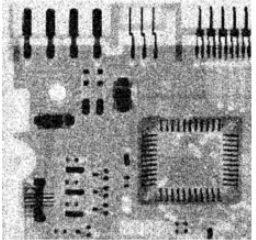
%> input picture homework2/图片/test.png, 256 x 240 px
$ octave --eval "Geometricmeanfilter;"   (GNU Octave 9; MATLAB toolbox functions it lacks are replaced by stand-ins)
%> lines starting %> are read from the running program, lines starting %| are printed output that depends on the picture
function [] = Geometricmeanfilter()
close all
clear all

f=imread('test.png');
%> f is the input picture: size 240x256x3 uint8; min 0, max 255, mean 152.9

[w,~]=size(f);
%> w = 240
image= f(:,:);
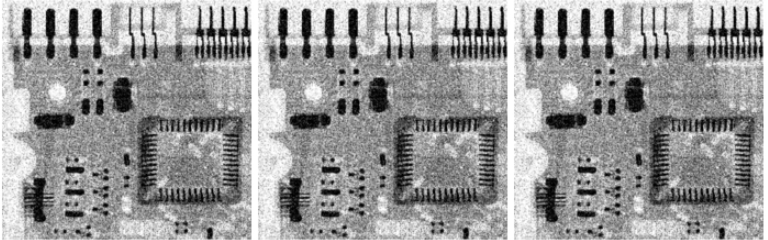
%> image: size 240x768 uint8; min 0, max 255, mean 152.9; mean of the top-left, top-right, bottom-left and bottom-right quarters 159.4, 159.2, 149.6, 143.4
fsize1=3;
fsize2=5;
fsize3=9;

fssize1=(fsize1-1)/2;
fssize2=(fsize2-1)/2;
fssize3=(fsize3-1)/2;

figure();
subplot(1,2,1);
imshow(image);
xlabel('原图像');

resultImage = image;

for x=1+fssize1:1:w-fssize1
    for y=1+fssize1:1:w-fssize1
        is=f(x-fssize1:1:x+fssize1,y-fssize1:1:y+fssize1);
        resultImage(x,y)=prod(prod(is(:)))^(1/numel(is));
    end
end


subplot(1,2,2);
imshow(resultImage);
xlabel('3*3几何均值');

resultImage= f(:,:);
figure();
subplot(1,2,1);
imshow(f);
xlabel('原图像');

for x=1+fssize2:1:w-fssize2
    for y=1+fssize2:1:w-fssize2
        %遍历每个点的四周
        is=f(x-fssize2:1:x+fssize2,y-fssize2:1:y+fssize2);
        resultImage(x,y)=prod(prod(is(:)))^(1/numel(is));
    end
end
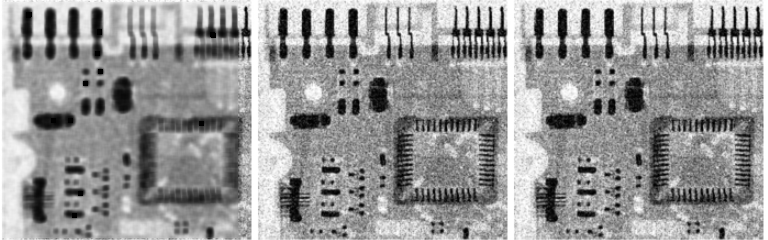
%> resultImage: size 240x768 uint8; min 0, max 255, mean 151.4


subplot(1,2,2);
imshow(resultImage);
xlabel('5*5几何均值');

resultImage= f(:,:);
figure();
subplot(1,2,1);
imshow(f);
xlabel('原图像');

for x=1+fssize3:1:w-fssize3
    for y=1+fssize3:1:w-fssize3
        %遍历每个点的四周
        is=f(x-fssize3:1:x+fssize3,y-fssize3:1:y+fssize3);
        resultImage(x,y)=prod(prod(is(:)))^(1/numel(is));
    end
end
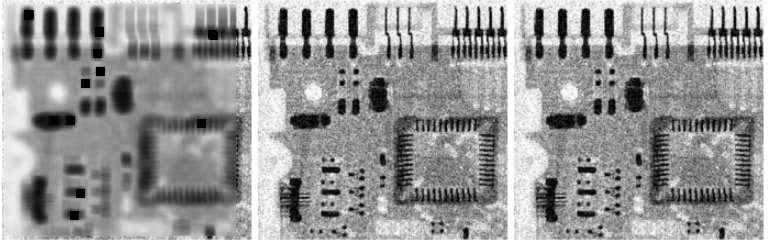
%> resultImage: size 240x768 uint8; min 0, max 255, mean 150.2


subplot(1,2,2);
imshow(resultImage);
xlabel('9*9几何均值');
